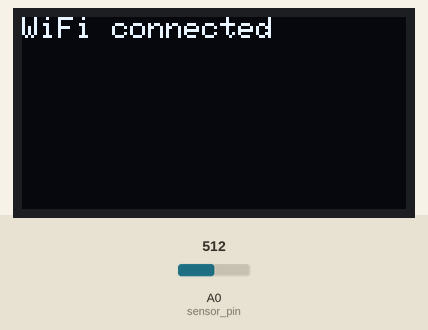
A sketch run on a simulated ESP8266 (NodeMCU). On the bench: 128×64 one-colour display. Inputs (shaded band) come from the test bench; at power-on: A0 (sensor_pin) = 512. WiFi joins after 1.5 s; servers stay silent unless stated; what the sketch prints to the serial monitor is not drawn.

Above: at 1.6 s.
At 6.7 s:
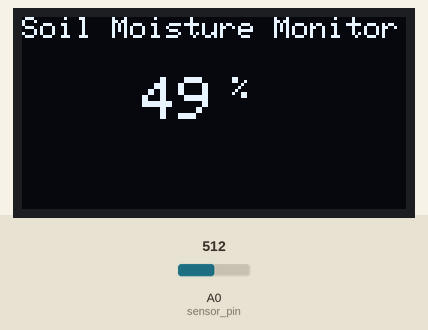
6.8 s: A0 (sensor_pin) set to 536
At 8.5 s:
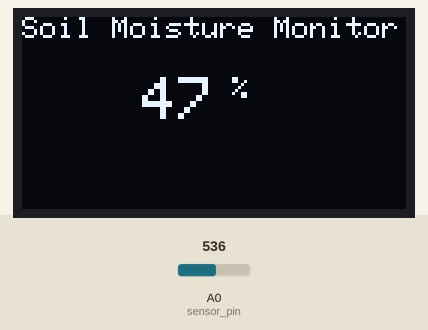
9.7 s: A0 (sensor_pin) set to 511
At 11.1 s:
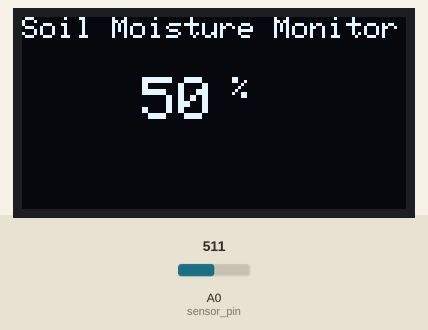
12.6 s: A0 (sensor_pin) set to 306
At 15.2 s:
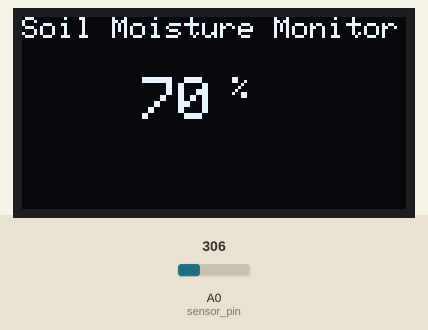
Timing chart, 0 to 16.7 s (numbered marks = the images above; inputs shaded):
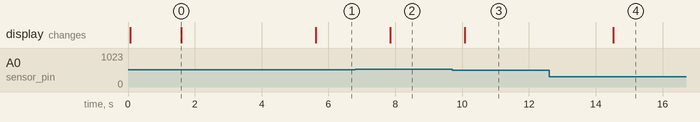

Measured:
- the behaviour switches between 521 and 522 on A0 (sensor_pin) (found by bisection; images 1 and 2)
- after the input at 6.8 s, the display: changes after 1.0 s (image 2)
- after the input at 9.7 s, the display: changes after 0.37 s (image 3)
- after the input at 12.6 s, the display: changes after 1.9 s (image 4)
- what the display in image 0 shows lasts 4.0 s, from 1.6 s to 5.6 s

The sketch:

soilmoisture.ino
```cpp
#include <ESP8266WiFi.h>
#include <SPI.h>
#include <Wire.h>
#include <Adafruit_GFX.h>
#include <Adafruit_SSD1306.h>

#define SCREEN_WIDTH 128    // OLED display width, in pixels
#define SCREEN_HEIGHT 64    // OLED display height, in pixels
#define OLED_RESET -1       // Reset pin # (or -1 if sharing Arduino reset pin)

Adafruit_SSD1306 display(SCREEN_WIDTH, SCREEN_HEIGHT, &Wire, OLED_RESET);

String apiKey = "HGUFU57GCLTMQUDO"; // Enter your Write API key from ThingSpeak
const char *ssid = "GalaxyF23 5G";     // replace with your wifi ssid and wpa2 key
const char *pass = "oill7821";
const char* server = "api.thingspeak.com";

const int sensor_pin = A0;  // Connect Soil moisture analog sensor pin to A0 of NodeMCU

WiFiClient client;


void setup() {
  Serial.begin(115200);
  display.begin(SSD1306_SWITCHCAPVCC, 0x3C); //initialize with the I2C addr 0x3C (128x64)
  display.clearDisplay();
  delay(10);

  Serial.println("Connecting to ");
  Serial.println(ssid);

  display.clearDisplay();
  display.setCursor(0,0);
  display.setTextSize(1);
  display.setTextColor(WHITE);
  display.println("Connecting to ");
  display.setTextSize(2);
  display.print(ssid);
  display.display();

  WiFi.begin(ssid, pass);

  while (WiFi.status() != WL_CONNECTED)
  {
    delay(500);
    Serial.print(".");
  }
    Serial.println("");
    Serial.println("WiFi connected");

    display.clearDisplay();
    display.setCursor(0,0);
    display.setTextSize(1);
    display.setTextColor(WHITE);
    display.print("WiFi connected");
    display.display();
    delay(4000);
}

void loop()
{
  int moisture_percentage;

  moisture_percentage = ( 100.00 - ( (analogRead(sensor_pin)/1023.00) * 100.00 ) );

    Serial.print("Soil Moisture(in Percentage) = ");
    Serial.print(moisture_percentage);
    Serial.println("%");

    display.clearDisplay();
    display.setCursor(0,0);  //oled display
    display.setTextSize(1);
    display.setTextColor(WHITE);
    display.println("Soil Moisture Monitor");


    display.setCursor(40,20);  //oled display
    display.setTextSize(2);
    display.setTextColor(WHITE);
    display.print(moisture_percentage);
    display.setTextSize(1);
    display.setTextColor(WHITE);
    display.println(" %");
    display.display();


    if (client.connect(server, 80)) // "184.106.153.149" or api.thingspeak.com
  {
    String postStr = apiKey;
    postStr += "&field1=";
    postStr += String(moisture_percentage);
    postStr += "r\n";

    client.print("POST /update HTTP/1.1\n");
    client.print("Host: api.thingspeak.com\n");
    client.print("Connection: close\n");
    client.print("X-THINGSPEAKAPIKEY: " + apiKey + "\n");
    client.print("Content-Type: application/x-www-form-urlencoded\n");
    client.print("Content-Length: ");
    client.print(postStr.length());
    client.print("\n\n");
    client.print(postStr);

    Serial.println("Data Send to Thingspeak");
  }
    client.stop();
    Serial.println("Waiting...");

    delay(2000);      // thingspeak needs minimum 15 sec delay between updates.
}
```
